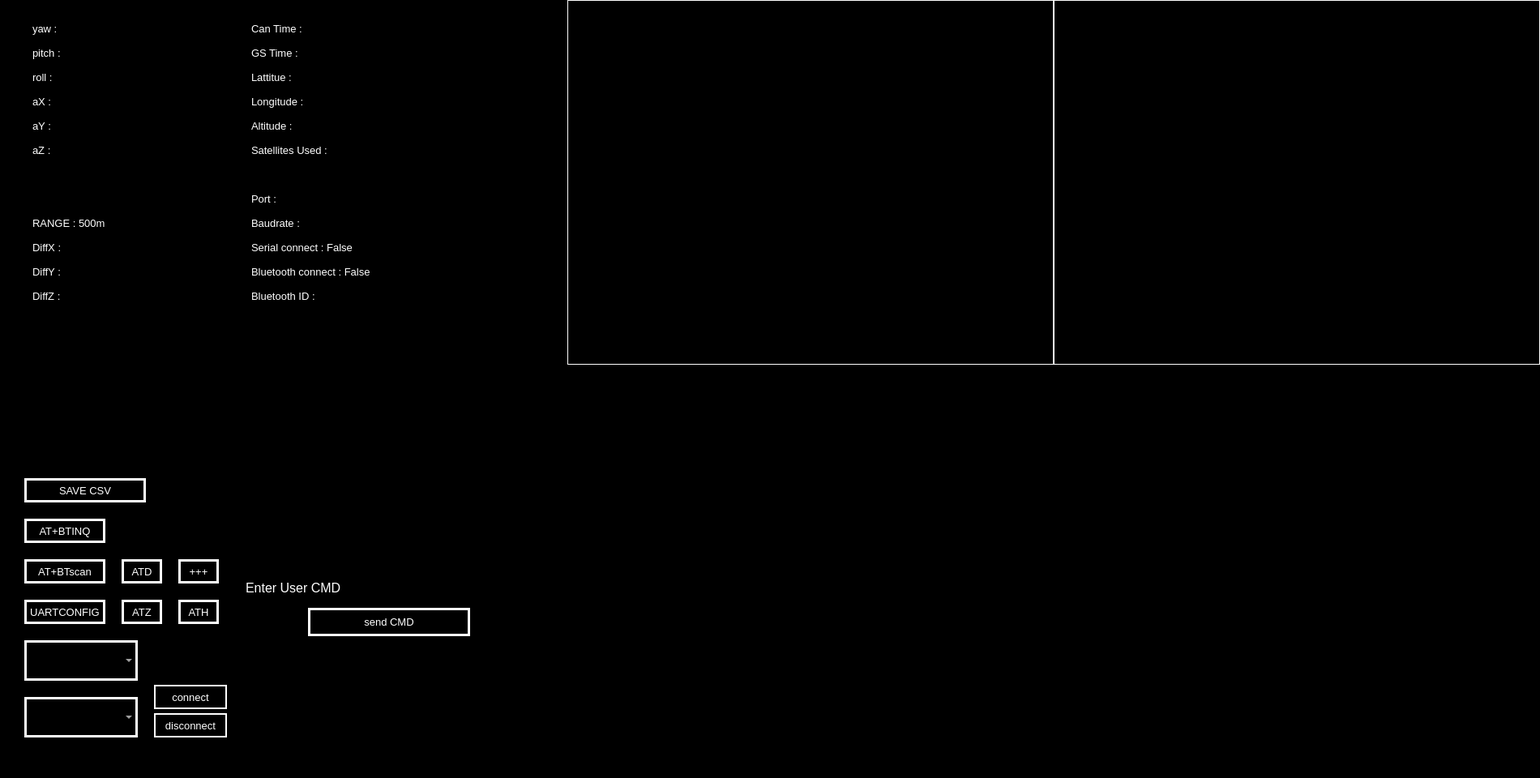
<?xml version="1.0" encoding="UTF-8"?>
<ui version="4.0">
 <class>Form_0</class>
 <widget class="QWidget" name="Form_0">
  <property name="geometry">
   <rect>
    <x>0</x>
    <y>0</y>
    <width>1900</width>
    <height>960</height>
   </rect>
  </property>
  <property name="font">
   <font>
    <pointsize>10</pointsize>
   </font>
  </property>
  <property name="cursor">
   <cursorShape>ArrowCursor</cursorShape>
  </property>
  <property name="windowTitle">
   <string>Form</string>
  </property>
  <property name="styleSheet">
   <string notr="true"> background-color:rgb(0, 0, 0);</string>
  </property>
  <widget class="QComboBox" name="CB_port">
   <property name="geometry">
    <rect>
     <x>30</x>
     <y>790</y>
     <width>140</width>
     <height>50</height>
    </rect>
   </property>
   <property name="styleSheet">
    <string notr="true">color : rgb(255, 255, 255);
border-style: solid;
border-width: 3px;
border-color: rgb(255, 255, 255);</string>
   </property>
  </widget>
  <widget class="QComboBox" name="CB_baudrate">
   <property name="geometry">
    <rect>
     <x>30</x>
     <y>860</y>
     <width>140</width>
     <height>50</height>
    </rect>
   </property>
   <property name="styleSheet">
    <string notr="true">color : rgb(255, 255, 255);
border-style: solid;
border-width: 3px;
border-color: rgb(255, 255, 255);</string>
   </property>
  </widget>
  <widget class="QPushButton" name="pushButton_connect">
   <property name="geometry">
    <rect>
     <x>190</x>
     <y>845</y>
     <width>90</width>
     <height>30</height>
    </rect>
   </property>
   <property name="styleSheet">
    <string notr="true">color : rgb(255, 255, 255);
border-style: solid;
border-width: 1.5px;
border-color: rgb(255, 255, 255);</string>
   </property>
   <property name="text">
    <string>connect</string>
   </property>
  </widget>
  <widget class="QLineEdit" name="lineEdit">
   <property name="geometry">
    <rect>
     <x>300</x>
     <y>880</y>
     <width>360</width>
     <height>30</height>
    </rect>
   </property>
   <property name="focusPolicy">
    <enum>Qt::StrongFocus</enum>
   </property>
   <property name="layoutDirection">
    <enum>Qt::LeftToRight</enum>
   </property>
   <property name="styleSheet">
    <string notr="true">color : rgb(255, 255, 255);</string>
   </property>
   <property name="maxLength">
    <number>32765</number>
   </property>
   <property name="alignment">
    <set>Qt::AlignBottom|Qt::AlignLeading|Qt::AlignLeft</set>
   </property>
  </widget>
  <widget class="QLabel" name="label_a_X">
   <property name="geometry">
    <rect>
     <x>40</x>
     <y>110</y>
     <width>150</width>
     <height>30</height>
    </rect>
   </property>
   <property name="font">
    <font>
     <family>SansSerif</family>
     <pointsize>10</pointsize>
    </font>
   </property>
   <property name="cursor">
    <cursorShape>ArrowCursor</cursorShape>
   </property>
   <property name="styleSheet">
    <string notr="true">color : rgb(255, 255, 255);</string>
   </property>
   <property name="text">
    <string>aX : </string>
   </property>
  </widget>
  <widget class="QLabel" name="label_image_right">
   <property name="geometry">
    <rect>
     <x>1300</x>
     <y>0</y>
     <width>600</width>
     <height>450</height>
    </rect>
   </property>
   <property name="cursor">
    <cursorShape>CrossCursor</cursorShape>
   </property>
   <property name="styleSheet">
    <string notr="true">border-style: solid;
border-width: 1px;
border-color: rgb(255, 255, 255);</string>
   </property>
   <property name="text">
    <string/>
   </property>
   <property name="alignment">
    <set>Qt::AlignRight|Qt::AlignTop|Qt::AlignTrailing</set>
   </property>
  </widget>
  <widget class="QPushButton" name="pushButton_disconnect">
   <property name="geometry">
    <rect>
     <x>190</x>
     <y>880</y>
     <width>90</width>
     <height>30</height>
    </rect>
   </property>
   <property name="styleSheet">
    <string notr="true">color : rgb(255, 255, 255);
border-style: solid;
border-width: 1.5px;
border-color: rgb(255, 255, 255);</string>
   </property>
   <property name="text">
    <string>disconnect</string>
   </property>
  </widget>
  <widget class="QLineEdit" name="lineEdit_SerialRead">
   <property name="geometry">
    <rect>
     <x>300</x>
     <y>800</y>
     <width>360</width>
     <height>70</height>
    </rect>
   </property>
   <property name="focusPolicy">
    <enum>Qt::NoFocus</enum>
   </property>
   <property name="styleSheet">
    <string notr="true">color : rgb(255, 255, 255);</string>
   </property>
  </widget>
  <widget class="QPushButton" name="pushButton_BTscan">
   <property name="geometry">
    <rect>
     <x>30</x>
     <y>690</y>
     <width>100</width>
     <height>30</height>
    </rect>
   </property>
   <property name="styleSheet">
    <string notr="true">color : rgb(255, 255, 255);
border-style: solid;
border-width: 3px;
border-color: rgb(255, 255, 255);</string>
   </property>
   <property name="text">
    <string>AT+BTscan</string>
   </property>
  </widget>
  <widget class="QLineEdit" name="lineEdit_sendCMD">
   <property name="geometry">
    <rect>
     <x>300</x>
     <y>710</y>
     <width>360</width>
     <height>30</height>
    </rect>
   </property>
   <property name="font">
    <font>
     <pointsize>12</pointsize>
    </font>
   </property>
   <property name="focusPolicy">
    <enum>Qt::StrongFocus</enum>
   </property>
   <property name="styleSheet">
    <string notr="true">color : rgb(255, 255, 255);</string>
   </property>
   <property name="text">
    <string>Enter User CMD</string>
   </property>
  </widget>
  <widget class="QLabel" name="label_sendCMD">
   <property name="geometry">
    <rect>
     <x>300</x>
     <y>660</y>
     <width>360</width>
     <height>30</height>
    </rect>
   </property>
   <property name="font">
    <font>
     <family>Hancom Gothic</family>
     <pointsize>12</pointsize>
     <stylestrategy>PreferDefault</stylestrategy>
    </font>
   </property>
   <property name="cursor">
    <cursorShape>ArrowCursor</cursorShape>
   </property>
   <property name="styleSheet">
    <string notr="true">color : rgb(255, 255, 255);</string>
   </property>
   <property name="text">
    <string/>
   </property>
  </widget>
  <widget class="QPushButton" name="pushButton_sendCMD">
   <property name="geometry">
    <rect>
     <x>380</x>
     <y>750</y>
     <width>200</width>
     <height>35</height>
    </rect>
   </property>
   <property name="styleSheet">
    <string notr="true">color : rgb(255, 255, 255);
border-style: solid;
border-width: 3px;
border-color: rgb(255, 255, 255);</string>
   </property>
   <property name="text">
    <string>send CMD</string>
   </property>
  </widget>
  <widget class="QLabel" name="label_image_left">
   <property name="geometry">
    <rect>
     <x>700</x>
     <y>0</y>
     <width>600</width>
     <height>450</height>
    </rect>
   </property>
   <property name="cursor">
    <cursorShape>CrossCursor</cursorShape>
   </property>
   <property name="styleSheet">
    <string notr="true">border-style: solid;
border-width: 1px;
border-color: rgb(255, 255, 255);
</string>
   </property>
   <property name="text">
    <string/>
   </property>
   <property name="alignment">
    <set>Qt::AlignRight|Qt::AlignTop|Qt::AlignTrailing</set>
   </property>
  </widget>
  <widget class="QLabel" name="label_a_Y">
   <property name="geometry">
    <rect>
     <x>40</x>
     <y>140</y>
     <width>150</width>
     <height>30</height>
    </rect>
   </property>
   <property name="font">
    <font>
     <family>SansSerif</family>
     <pointsize>10</pointsize>
    </font>
   </property>
   <property name="cursor">
    <cursorShape>ArrowCursor</cursorShape>
   </property>
   <property name="styleSheet">
    <string notr="true">color : rgb(255, 255, 255);</string>
   </property>
   <property name="text">
    <string>aY : </string>
   </property>
  </widget>
  <widget class="QLabel" name="label_a_Z">
   <property name="geometry">
    <rect>
     <x>40</x>
     <y>170</y>
     <width>150</width>
     <height>30</height>
    </rect>
   </property>
   <property name="font">
    <font>
     <family>SansSerif</family>
     <pointsize>10</pointsize>
    </font>
   </property>
   <property name="cursor">
    <cursorShape>ArrowCursor</cursorShape>
   </property>
   <property name="styleSheet">
    <string notr="true">color : rgb(255, 255, 255);</string>
   </property>
   <property name="text">
    <string>aZ : </string>
   </property>
  </widget>
  <widget class="QLabel" name="label_yaw">
   <property name="geometry">
    <rect>
     <x>40</x>
     <y>20</y>
     <width>150</width>
     <height>30</height>
    </rect>
   </property>
   <property name="font">
    <font>
     <family>SansSerif</family>
     <pointsize>10</pointsize>
    </font>
   </property>
   <property name="cursor">
    <cursorShape>ArrowCursor</cursorShape>
   </property>
   <property name="styleSheet">
    <string notr="true">color : rgb(255, 255, 255);</string>
   </property>
   <property name="text">
    <string>yaw : </string>
   </property>
  </widget>
  <widget class="QLabel" name="label_pitch">
   <property name="geometry">
    <rect>
     <x>40</x>
     <y>50</y>
     <width>150</width>
     <height>30</height>
    </rect>
   </property>
   <property name="font">
    <font>
     <family>SansSerif</family>
     <pointsize>10</pointsize>
    </font>
   </property>
   <property name="cursor">
    <cursorShape>ArrowCursor</cursorShape>
   </property>
   <property name="styleSheet">
    <string notr="true">color : rgb(255, 255, 255);</string>
   </property>
   <property name="text">
    <string>pitch : </string>
   </property>
  </widget>
  <widget class="QLabel" name="label_roll">
   <property name="geometry">
    <rect>
     <x>40</x>
     <y>80</y>
     <width>150</width>
     <height>30</height>
    </rect>
   </property>
   <property name="font">
    <font>
     <family>SansSerif</family>
     <pointsize>10</pointsize>
    </font>
   </property>
   <property name="cursor">
    <cursorShape>ArrowCursor</cursorShape>
   </property>
   <property name="styleSheet">
    <string notr="true">color : rgb(255, 255, 255);</string>
   </property>
   <property name="text">
    <string>roll : </string>
   </property>
  </widget>
  <widget class="QLabel" name="label_none2">
   <property name="geometry">
    <rect>
     <x>40</x>
     <y>230</y>
     <width>150</width>
     <height>30</height>
    </rect>
   </property>
   <property name="font">
    <font>
     <family>SansSerif</family>
     <pointsize>10</pointsize>
    </font>
   </property>
   <property name="cursor">
    <cursorShape>ArrowCursor</cursorShape>
   </property>
   <property name="styleSheet">
    <string notr="true">color : rgb(255, 255, 255);</string>
   </property>
   <property name="text">
    <string/>
   </property>
  </widget>
  <widget class="QLabel" name="label_RANGE">
   <property name="geometry">
    <rect>
     <x>40</x>
     <y>260</y>
     <width>150</width>
     <height>30</height>
    </rect>
   </property>
   <property name="font">
    <font>
     <family>SansSerif</family>
     <pointsize>10</pointsize>
    </font>
   </property>
   <property name="cursor">
    <cursorShape>ArrowCursor</cursorShape>
   </property>
   <property name="styleSheet">
    <string notr="true">color : rgb(255, 255, 255);</string>
   </property>
   <property name="text">
    <string>RANGE : 500m</string>
   </property>
  </widget>
  <widget class="QLabel" name="label_Diff_X">
   <property name="geometry">
    <rect>
     <x>40</x>
     <y>290</y>
     <width>150</width>
     <height>30</height>
    </rect>
   </property>
   <property name="font">
    <font>
     <family>SansSerif</family>
     <pointsize>10</pointsize>
    </font>
   </property>
   <property name="cursor">
    <cursorShape>ArrowCursor</cursorShape>
   </property>
   <property name="styleSheet">
    <string notr="true">color : rgb(255, 255, 255);</string>
   </property>
   <property name="text">
    <string>DiffX :</string>
   </property>
  </widget>
  <widget class="QLabel" name="label_Diff_Z">
   <property name="geometry">
    <rect>
     <x>40</x>
     <y>350</y>
     <width>150</width>
     <height>30</height>
    </rect>
   </property>
   <property name="font">
    <font>
     <family>SansSerif</family>
     <pointsize>10</pointsize>
    </font>
   </property>
   <property name="cursor">
    <cursorShape>ArrowCursor</cursorShape>
   </property>
   <property name="styleSheet">
    <string notr="true">color : rgb(255, 255, 255);</string>
   </property>
   <property name="text">
    <string>DiffZ :</string>
   </property>
  </widget>
  <widget class="QLabel" name="label_Diff_Y">
   <property name="geometry">
    <rect>
     <x>40</x>
     <y>320</y>
     <width>150</width>
     <height>30</height>
    </rect>
   </property>
   <property name="font">
    <font>
     <family>SansSerif</family>
     <pointsize>10</pointsize>
    </font>
   </property>
   <property name="cursor">
    <cursorShape>ArrowCursor</cursorShape>
   </property>
   <property name="styleSheet">
    <string notr="true">color : rgb(255, 255, 255);</string>
   </property>
   <property name="text">
    <string>DiffY :</string>
   </property>
  </widget>
  <widget class="QLabel" name="label_none3">
   <property name="geometry">
    <rect>
     <x>310</x>
     <y>200</y>
     <width>270</width>
     <height>30</height>
    </rect>
   </property>
   <property name="font">
    <font>
     <family>SansSerif</family>
     <pointsize>10</pointsize>
    </font>
   </property>
   <property name="cursor">
    <cursorShape>ArrowCursor</cursorShape>
   </property>
   <property name="styleSheet">
    <string notr="true">color : rgb(255, 255, 255);</string>
   </property>
   <property name="text">
    <string/>
   </property>
  </widget>
  <widget class="QLabel" name="label_Baudrate">
   <property name="geometry">
    <rect>
     <x>310</x>
     <y>260</y>
     <width>270</width>
     <height>30</height>
    </rect>
   </property>
   <property name="font">
    <font>
     <family>SansSerif</family>
     <pointsize>10</pointsize>
    </font>
   </property>
   <property name="cursor">
    <cursorShape>ArrowCursor</cursorShape>
   </property>
   <property name="styleSheet">
    <string notr="true">color : rgb(255, 255, 255);</string>
   </property>
   <property name="text">
    <string>Baudrate : </string>
   </property>
  </widget>
  <widget class="QLabel" name="label_cantime">
   <property name="geometry">
    <rect>
     <x>310</x>
     <y>20</y>
     <width>270</width>
     <height>30</height>
    </rect>
   </property>
   <property name="font">
    <font>
     <family>SansSerif</family>
     <pointsize>10</pointsize>
    </font>
   </property>
   <property name="cursor">
    <cursorShape>ArrowCursor</cursorShape>
   </property>
   <property name="styleSheet">
    <string notr="true">color : rgb(255, 255, 255);</string>
   </property>
   <property name="text">
    <string>Can Time : </string>
   </property>
  </widget>
  <widget class="QLabel" name="label_Longitude">
   <property name="geometry">
    <rect>
     <x>310</x>
     <y>110</y>
     <width>270</width>
     <height>30</height>
    </rect>
   </property>
   <property name="font">
    <font>
     <family>SansSerif</family>
     <pointsize>10</pointsize>
    </font>
   </property>
   <property name="cursor">
    <cursorShape>ArrowCursor</cursorShape>
   </property>
   <property name="styleSheet">
    <string notr="true">color : rgb(255, 255, 255);</string>
   </property>
   <property name="text">
    <string>Longitude :</string>
   </property>
  </widget>
  <widget class="QLabel" name="label_gstime">
   <property name="geometry">
    <rect>
     <x>310</x>
     <y>50</y>
     <width>270</width>
     <height>30</height>
    </rect>
   </property>
   <property name="font">
    <font>
     <family>SansSerif</family>
     <pointsize>10</pointsize>
    </font>
   </property>
   <property name="cursor">
    <cursorShape>ArrowCursor</cursorShape>
   </property>
   <property name="styleSheet">
    <string notr="true">color : rgb(255, 255, 255);</string>
   </property>
   <property name="text">
    <string>GS Time : </string>
   </property>
  </widget>
  <widget class="QLabel" name="label_Serial_connect">
   <property name="geometry">
    <rect>
     <x>310</x>
     <y>290</y>
     <width>270</width>
     <height>30</height>
    </rect>
   </property>
   <property name="font">
    <font>
     <family>SansSerif</family>
     <pointsize>10</pointsize>
    </font>
   </property>
   <property name="cursor">
    <cursorShape>ArrowCursor</cursorShape>
   </property>
   <property name="styleSheet">
    <string notr="true">color : rgb(255, 255, 255);</string>
   </property>
   <property name="text">
    <string>Serial connect : False</string>
   </property>
  </widget>
  <widget class="QLabel" name="label_Satellites_Used">
   <property name="geometry">
    <rect>
     <x>310</x>
     <y>170</y>
     <width>270</width>
     <height>30</height>
    </rect>
   </property>
   <property name="font">
    <font>
     <family>SansSerif</family>
     <pointsize>10</pointsize>
    </font>
   </property>
   <property name="cursor">
    <cursorShape>ArrowCursor</cursorShape>
   </property>
   <property name="styleSheet">
    <string notr="true">color : rgb(255, 255, 255);</string>
   </property>
   <property name="text">
    <string>Satellites Used : </string>
   </property>
  </widget>
  <widget class="QLabel" name="label_Bluetooth_connect">
   <property name="geometry">
    <rect>
     <x>310</x>
     <y>320</y>
     <width>270</width>
     <height>30</height>
    </rect>
   </property>
   <property name="font">
    <font>
     <family>SansSerif</family>
     <pointsize>10</pointsize>
    </font>
   </property>
   <property name="cursor">
    <cursorShape>ArrowCursor</cursorShape>
   </property>
   <property name="styleSheet">
    <string notr="true">color : rgb(255, 255, 255);</string>
   </property>
   <property name="text">
    <string>Bluetooth connect : False</string>
   </property>
  </widget>
  <widget class="QLabel" name="label_Bluetooth_ID">
   <property name="geometry">
    <rect>
     <x>310</x>
     <y>350</y>
     <width>270</width>
     <height>30</height>
    </rect>
   </property>
   <property name="font">
    <font>
     <family>SansSerif</family>
     <pointsize>10</pointsize>
    </font>
   </property>
   <property name="cursor">
    <cursorShape>ArrowCursor</cursorShape>
   </property>
   <property name="focusPolicy">
    <enum>Qt::NoFocus</enum>
   </property>
   <property name="styleSheet">
    <string notr="true">color : rgb(255, 255, 255);</string>
   </property>
   <property name="text">
    <string>Bluetooth ID : </string>
   </property>
  </widget>
  <widget class="QLabel" name="label_Port">
   <property name="geometry">
    <rect>
     <x>310</x>
     <y>230</y>
     <width>270</width>
     <height>30</height>
    </rect>
   </property>
   <property name="font">
    <font>
     <family>SansSerif</family>
     <pointsize>10</pointsize>
    </font>
   </property>
   <property name="cursor">
    <cursorShape>ArrowCursor</cursorShape>
   </property>
   <property name="styleSheet">
    <string notr="true">color : rgb(255, 255, 255);</string>
   </property>
   <property name="text">
    <string>Port : </string>
   </property>
  </widget>
  <widget class="QLabel" name="label_Altitude">
   <property name="geometry">
    <rect>
     <x>310</x>
     <y>140</y>
     <width>270</width>
     <height>30</height>
    </rect>
   </property>
   <property name="font">
    <font>
     <family>SansSerif</family>
     <pointsize>10</pointsize>
    </font>
   </property>
   <property name="cursor">
    <cursorShape>ArrowCursor</cursorShape>
   </property>
   <property name="styleSheet">
    <string notr="true">color : rgb(255, 255, 255);</string>
   </property>
   <property name="text">
    <string>Altitude : </string>
   </property>
  </widget>
  <widget class="QLabel" name="label_Lattitue">
   <property name="geometry">
    <rect>
     <x>310</x>
     <y>80</y>
     <width>270</width>
     <height>30</height>
    </rect>
   </property>
   <property name="font">
    <font>
     <family>SansSerif</family>
     <pointsize>10</pointsize>
    </font>
   </property>
   <property name="cursor">
    <cursorShape>ArrowCursor</cursorShape>
   </property>
   <property name="styleSheet">
    <string notr="true">color : rgb(255, 255, 255);</string>
   </property>
   <property name="text">
    <string>Lattitue : </string>
   </property>
  </widget>
  <widget class="QLabel" name="label_image_GPS">
   <property name="geometry">
    <rect>
     <x>1380</x>
     <y>500</y>
     <width>440</width>
     <height>440</height>
    </rect>
   </property>
   <property name="cursor">
    <cursorShape>CrossCursor</cursorShape>
   </property>
   <property name="text">
    <string/>
   </property>
   <property name="alignment">
    <set>Qt::AlignRight|Qt::AlignTop|Qt::AlignTrailing</set>
   </property>
  </widget>
  <widget class="QLabel" name="label_none1">
   <property name="geometry">
    <rect>
     <x>40</x>
     <y>200</y>
     <width>150</width>
     <height>30</height>
    </rect>
   </property>
   <property name="font">
    <font>
     <family>SansSerif</family>
     <pointsize>10</pointsize>
    </font>
   </property>
   <property name="cursor">
    <cursorShape>ArrowCursor</cursorShape>
   </property>
   <property name="styleSheet">
    <string notr="true">color : rgb(255, 255, 255);</string>
   </property>
   <property name="text">
    <string/>
   </property>
  </widget>
  <widget class="QPushButton" name="pushButton_ATZ">
   <property name="geometry">
    <rect>
     <x>150</x>
     <y>740</y>
     <width>50</width>
     <height>30</height>
    </rect>
   </property>
   <property name="styleSheet">
    <string notr="true">color : rgb(255, 255, 255);
border-style: solid;
border-width: 3px;
border-color: rgb(255, 255, 255);</string>
   </property>
   <property name="text">
    <string>ATZ</string>
   </property>
  </widget>
  <widget class="QPushButton" name="pushButton_save_csv">
   <property name="geometry">
    <rect>
     <x>30</x>
     <y>590</y>
     <width>150</width>
     <height>30</height>
    </rect>
   </property>
   <property name="styleSheet">
    <string notr="true">color : rgb(255, 255, 255);
border-style: solid;
border-width: 3px;
border-color: rgb(255, 255, 255);</string>
   </property>
   <property name="text">
    <string>SAVE CSV</string>
   </property>
  </widget>
  <widget class="QPushButton" name="pushButton_UARTCONFIG">
   <property name="geometry">
    <rect>
     <x>30</x>
     <y>740</y>
     <width>100</width>
     <height>30</height>
    </rect>
   </property>
   <property name="styleSheet">
    <string notr="true">color : rgb(255, 255, 255);
border-style: solid;
border-width: 3px;
border-color: rgb(255, 255, 255);</string>
   </property>
   <property name="text">
    <string>UARTCONFIG</string>
   </property>
  </widget>
  <widget class="QPushButton" name="pushButton_ATH">
   <property name="geometry">
    <rect>
     <x>220</x>
     <y>740</y>
     <width>50</width>
     <height>30</height>
    </rect>
   </property>
   <property name="styleSheet">
    <string notr="true">color : rgb(255, 255, 255);
border-style: solid;
border-width: 3px;
border-color: rgb(255, 255, 255);</string>
   </property>
   <property name="text">
    <string>ATH</string>
   </property>
  </widget>
  <widget class="QPushButton" name="pushButton_ATplus">
   <property name="geometry">
    <rect>
     <x>220</x>
     <y>690</y>
     <width>50</width>
     <height>30</height>
    </rect>
   </property>
   <property name="styleSheet">
    <string notr="true">color : rgb(255, 255, 255);
border-style: solid;
border-width: 3px;
border-color: rgb(255, 255, 255);</string>
   </property>
   <property name="text">
    <string>+++</string>
   </property>
  </widget>
  <widget class="QPushButton" name="pushButton_ATD">
   <property name="geometry">
    <rect>
     <x>150</x>
     <y>690</y>
     <width>50</width>
     <height>30</height>
    </rect>
   </property>
   <property name="styleSheet">
    <string notr="true">color : rgb(255, 255, 255);
border-style: solid;
border-width: 3px;
border-color: rgb(255, 255, 255);</string>
   </property>
   <property name="text">
    <string>ATD</string>
   </property>
  </widget>
  <widget class="QPushButton" name="pushButton_BTINQ">
   <property name="geometry">
    <rect>
     <x>30</x>
     <y>640</y>
     <width>100</width>
     <height>30</height>
    </rect>
   </property>
   <property name="styleSheet">
    <string notr="true">color : rgb(255, 255, 255);
border-style: solid;
border-width: 3px;
border-color: rgb(255, 255, 255);</string>
   </property>
   <property name="text">
    <string>AT+BTINQ</string>
   </property>
  </widget>
 </widget>
 <resources/>
 <connections/>
</ui>
